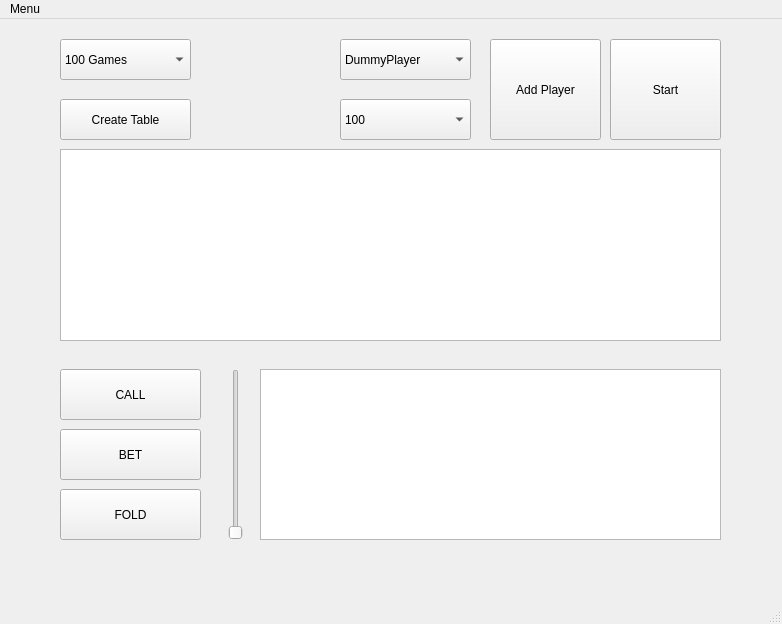
<?xml version="1.0" encoding="UTF-8"?>
<ui version="4.0">
 <class>MainWindow</class>
 <widget class="QMainWindow" name="MainWindow">
  <property name="geometry">
   <rect>
    <x>0</x>
    <y>0</y>
    <width>782</width>
    <height>624</height>
   </rect>
  </property>
  <property name="windowTitle">
   <string>MainWindow</string>
  </property>
  <widget class="QWidget" name="centralwidget">
   <widget class="QPushButton" name="CALL">
    <property name="geometry">
     <rect>
      <x>60</x>
      <y>350</y>
      <width>141</width>
      <height>51</height>
     </rect>
    </property>
    <property name="text">
     <string>CALL</string>
    </property>
   </widget>
   <widget class="QPushButton" name="BET">
    <property name="geometry">
     <rect>
      <x>60</x>
      <y>410</y>
      <width>141</width>
      <height>51</height>
     </rect>
    </property>
    <property name="text">
     <string>BET</string>
    </property>
   </widget>
   <widget class="QPushButton" name="FOLD">
    <property name="geometry">
     <rect>
      <x>60</x>
      <y>470</y>
      <width>141</width>
      <height>51</height>
     </rect>
    </property>
    <property name="text">
     <string>FOLD</string>
    </property>
   </widget>
   <widget class="QSlider" name="betSize">
    <property name="geometry">
     <rect>
      <x>220</x>
      <y>350</y>
      <width>31</width>
      <height>171</height>
     </rect>
    </property>
    <property name="orientation">
     <enum>Qt::Vertical</enum>
    </property>
   </widget>
   <widget class="QTextBrowser" name="playerHands">
    <property name="geometry">
     <rect>
      <x>260</x>
      <y>350</y>
      <width>461</width>
      <height>171</height>
     </rect>
    </property>
   </widget>
   <widget class="QTextBrowser" name="communityCards">
    <property name="geometry">
     <rect>
      <x>60</x>
      <y>130</y>
      <width>661</width>
      <height>192</height>
     </rect>
    </property>
   </widget>
   <widget class="QPushButton" name="Start">
    <property name="geometry">
     <rect>
      <x>610</x>
      <y>20</y>
      <width>111</width>
      <height>101</height>
     </rect>
    </property>
    <property name="text">
     <string>Start</string>
    </property>
   </widget>
   <widget class="QComboBox" name="PlayerType">
    <property name="geometry">
     <rect>
      <x>340</x>
      <y>20</y>
      <width>131</width>
      <height>41</height>
     </rect>
    </property>
    <item>
     <property name="text">
      <string>DummyPlayer</string>
     </property>
    </item>
    <item>
     <property name="text">
      <string>SmartPlayer</string>
     </property>
    </item>
   </widget>
   <widget class="QPushButton" name="AddPlayer">
    <property name="geometry">
     <rect>
      <x>490</x>
      <y>20</y>
      <width>111</width>
      <height>101</height>
     </rect>
    </property>
    <property name="text">
     <string>Add Player</string>
    </property>
   </widget>
   <widget class="QComboBox" name="StackSize">
    <property name="geometry">
     <rect>
      <x>340</x>
      <y>80</y>
      <width>131</width>
      <height>41</height>
     </rect>
    </property>
    <item>
     <property name="text">
      <string>100</string>
     </property>
    </item>
    <item>
     <property name="text">
      <string>200</string>
     </property>
    </item>
    <item>
     <property name="text">
      <string>300</string>
     </property>
    </item>
   </widget>
   <widget class="QPushButton" name="CreateTable">
    <property name="geometry">
     <rect>
      <x>60</x>
      <y>80</y>
      <width>131</width>
      <height>41</height>
     </rect>
    </property>
    <property name="text">
     <string>Create Table</string>
    </property>
   </widget>
   <widget class="QComboBox" name="MAXIteration">
    <property name="geometry">
     <rect>
      <x>60</x>
      <y>20</y>
      <width>131</width>
      <height>41</height>
     </rect>
    </property>
    <item>
     <property name="text">
      <string>100 Games</string>
     </property>
    </item>
    <item>
     <property name="text">
      <string>500 Games</string>
     </property>
    </item>
    <item>
     <property name="text">
      <string>1000 Games</string>
     </property>
    </item>
   </widget>
  </widget>
  <widget class="QMenuBar" name="menubar">
   <property name="geometry">
    <rect>
     <x>0</x>
     <y>0</y>
     <width>782</width>
     <height>21</height>
    </rect>
   </property>
   <widget class="QMenu" name="menuMenu">
    <property name="title">
     <string>Menu</string>
    </property>
   </widget>
   <addaction name="menuMenu"/>
  </widget>
  <widget class="QStatusBar" name="statusbar"/>
 </widget>
 <resources/>
 <connections/>
</ui>
